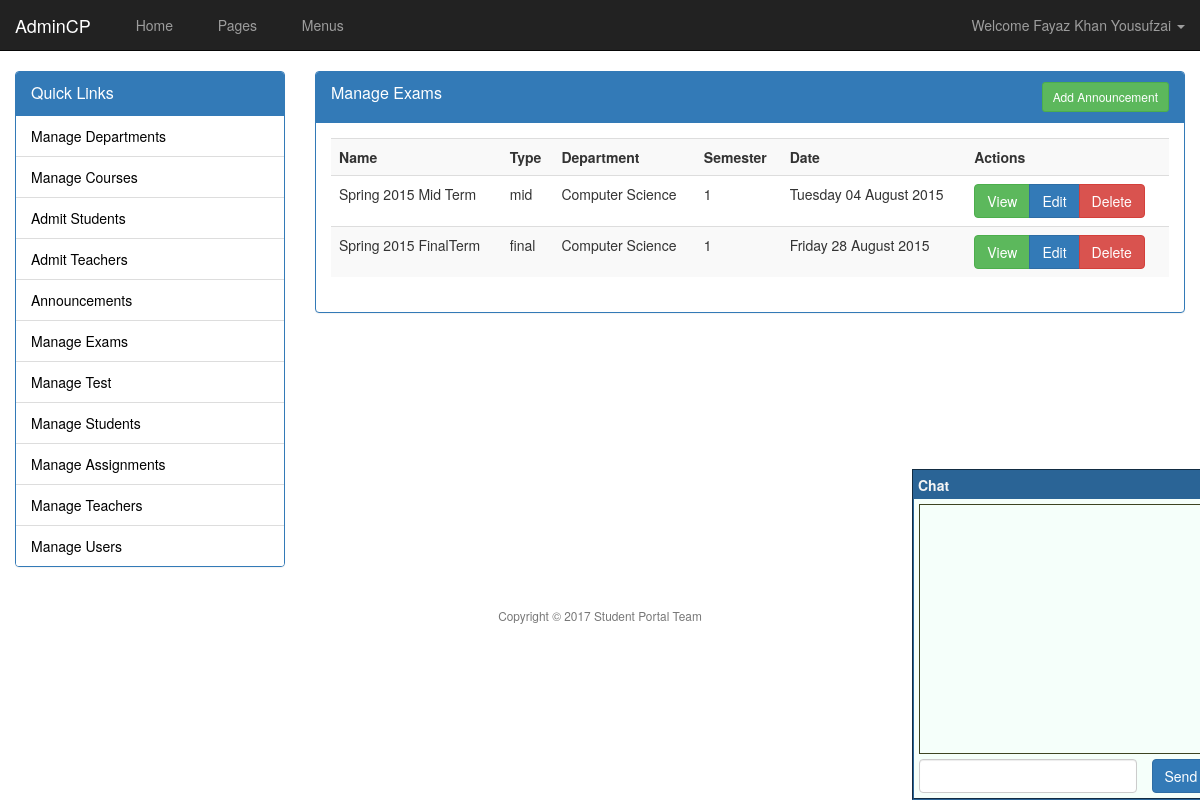
/admin/exams.php (signed in), run on the app's committed database.
### tables this page shows
CREATE TABLE `exams` (
  `exam_id` int(11) NOT NULL,
  `exam_name` varchar(100) NOT NULL,
  `exam_type` varchar(20) NOT NULL,
  `exam_department` int(11) NOT NULL,
  `exam_semester` int(11) NOT NULL,
  `exam_date` date NOT NULL
);

CREATE TABLE `departments` (
  `department_id` int(11) NOT NULL,
  `department_name` varchar(64) NOT NULL,
  `department_semester` int(2) NOT NULL,
  `department_contact` varchar(20) NOT NULL
);

### inc/database.php (called while the page is built, shortened)
<?php
class Database {
    public static $options = array();
    protected $con;
    protected $rs;
    public function __construct() {
        if (empty(self::$options)) {
            self::$options = array(
                PDO::ATTR_PERSISTENT => true,
                PDO::ATTR_ERRMODE => PDO::ERRMODE_EXCEPTION,
                PDO::MYSQL_ATTR_INIT_COMMAND => "SET NAMES utf8"
            );
        }
        try {
            $dsn = 'mysql:host=' . DB_HOST . ';dbname=' . DB_NAME;
            $this->con = new PDO($dsn, DB_USER, DB_PASS, self::$options);
        } catch (PDOException $e) {
            throw $e;
        }
    }
    public function query($stmt, $args = NULL) {
        $output = FALSE;
        try {
            $qprm = (!is_null($args) && !is_array($args)) ? array($args) : $args;
            $this->rs = $this->con->prepare($stmt);
            if (is_null($qprm)) {
                $this->rs->execute();
            } else {
                $this->rs->execute($qprm);
            }
            $output = $this;
        } catch (PDOException $e) {
            throw $e;
        }
        return $output;
    }
    public function fetchObject() {
        return $this->rs->fetch(PDO::FETCH_OBJ);
    }
}

### admin/exams.php (the view)
<?php require 'header.php' ?>
<?php
$db = new Database();
if (isset($_GET["action"])) {
    $a = cleanString($_GET["action"]);
    if ($a === "add") {
        ?>
        <div class="panel panel-primary">
            <div class="panel-heading">
                <div class="panel-title">
                    Add Exam
                </div>
            </div>
            <div class="panel-body">
                <?php
                if (isset($_POST["publish"])) {
                    $name = cleanString($_POST["name"]);
                    $type = cleanString($_POST["type"]);
                    $department = cleanString($_POST["department"]);
                    $semester = cleanString($_POST["semester"]);
                    $date = cleanString($_POST["date"]);
                    if (empty($name) || empty($date)) {
                        msgBox("error", "Please provide all fields");
                    } else {
                        try {
                            $date = date("Y-m-d", strtotime($date));
                            $stmt = "INSERT INTO exams VALUES(null,?,?,?,?,?)";
                            $args = array($name, $type, $department, $semester, $date);
                            $db->runQuery($stmt, $args);
                            $exam_id = $db->lastInsertId();
                            $db->query("SELECT * FROM admission WHERE admit_type = 'student' AND department_id = ? AND semester_id = ?", array($department, $semester));
                            $rdb = new Database();
                            while ($r = $db->fetchObject()) {
                                $student_id = $r->user_id;
                                $courses = getCourses($department, $semester);
                                foreach ($courses as $course) {
                                    $stmt = "INSERT INTO exam_result VALUES(null,?,?,?,?,?)";
                                    $args = [$exam_id, $student_id, $course, 0, 0];
                                    $rdb->runQuery($stmt, $args);
                                    $credit_hours = $db->queryValues("SELECT SUM(course_hours) as ch FROM courses WHERE course_department = ? AND course_semester = ?", "ch", array($department, $semester))->ch;
                                }
                                $rdb->runQuery("INSERT INTO gpa VALUES(null,?,?,0,?)", array($student_id, $exam_id, $credit_hours));
                            }
                            msgBox("ok", "Exam Published");
                        } catch (PDOException $e) {
                            msgBox("error", $e->getMessage());
                        }
                    }
                }
                ?>
                <form method="post" action="exams.php?action=add">
                    <div class="form-group">
                        <label>Name</label>
                        <input type="text" name="name" class="form-control" required="" />
                    </div>
                    <div class="form-group">
                        <label>Type</label>
                        <select name="type" class="form-control">
                            <option value="mid">Mid Term</option>
                            <option value="final">Final Term</option>
                        </select>
                    </div>
                    <div class="form-group">
                        <label>Department</label>
                        <select name="department" class="form-control">
                            <?php echo list_departments(); ?>
                        </select>
                    </div>
                    <div class="form-group">
                        <label>Semester</label>
                        <select name="semester" class="form-control">
                            <?php echo list_semesters(); ?>
                        </select>
                    </div>
                    <div class="form-group">
                        <label>Date</label>
                        <input type="date" name="date" class="form-control" required="" />
                    </div>
                    <input type="submit" name="publish" value="Publish" class="btn btn-primary" />
                </form>
            </div>
        </div>
        <?php
    } else if ($a === "edit") {
        if (isset($_GET["id"])) {
            $id = intval(cleanString($_GET["id"]));
            ?>
            <div class="panel panel-primary">
                <div class="panel-heading">
                    <div class="panel-title">
                        Edit Exam
                    </div>
                </div>
                <div class="panel-body">
                    <?php
                    if (isset($_POST["publish"])) {
                        $name = cleanString($_POST["name"]);
                        $type = cleanString($_POST["type"]);
                        $department = cleanString($_POST["department"]);
                        $semester = cleanString($_POST["semester"]);
                        $date = cleanString($_POST["date"]);
                        if (empty($name) || empty($date)) {
                            msgBox("error", "Please provide all fields");
                        } else {
                            try {
                                $date = date("Y-m-d", strtotime($date));
                                $stmt = "UPDATE exams SET exam_name = ?, exam_type = ?,"
                                        . "exam_department = ?,exam_semester = ?,"
                                        . "exam_date = ? WHERE exam_id = ?";
                                $args = array($name, $type, $department, $semester, $date, $id);
                                $db->runQuery($stmt, $args);
                                msgBox("ok", "Exam Updated");
                            } catch (PDOException $e) {
                                msgBox("error", $e->getMessage());
                            }
                        }
                    }
                    $db->query("SELECT * FROM exams WHERE exam_id = ?", array($id));
                    $r = $db->fetchObject();
                    ?>
                    <form method="post" action="<?php echo $_SERVER['REQUEST_URI'] ?>">
                        <div class="form-group">
                            <label>Name</label>
                            <input type="text" name="name" value="<?php echo $r->exam_name ?>" class="form-control" required="" />
                        </div>
                        <div class="form-group">
                            <label>Type</label>
                            <select name="type" class="form-control">
                                <?php
                                $mid = ($r->exam_type === "mid") ? "selected=''" : "";
                                $final = ($r->exam_type === "final") ? "selected=''" : "";
                                ?>
                                <option value="mid" <?php echo $mid ?>>Mid Term</option>
                                <option value="final" <?php echo $final ?>>Final Term</option>
                            </select>
                        </div>
                        <div class="form-group">
                            <label>Department</label>
                            <select name="department" class="form-control">
                                <?php echo list_departments($r->exam_department); ?>
                            </select>
                        </div>
                        <div class="form-group">
                            <label>Semester</label>
                            <select name="semester" class="form-control">
                                <?php echo list_semesters($r->exam_semester); ?>
                            </select>
                        </div>
                        <div class="form-group">
                            <label>Date</label>
                            <input type="date" name="date" value="<?php echo $r->exam_date ?>" class="form-control" required="" />
                        </div>
                        <input type="submit" name="publish" value="Update" class="btn btn-primary" />
                    </form>
                </div>
            </div>
            <?php
        }
    } else if ($a === "delete") {
        if (isset($_GET["id"])) {
            $id = intval(cleanString($_GET["id"]));
            try {
                $db->runQuery("DELETE FROM exams WHERE exam_id = ?", array($id));
                msgBox("ok", "Exam Deleted");
                header("refresh:1;url=exams.php");
            } catch (PDOException $e) {
                msgBox("erorr", $e->getMessage());
                header("refresh:3;url=exams.php");
            }
        }
    } else {
        echo "Nothing to do";
    }
} else {
    ?>
    <div class="panel panel-primary">
        <div class="panel-heading">
            <div class="panel-title">
                Manage Exams
                <div class="pull-right">
                    <a href="exams.php?action=add" class="btn btn-sm btn-success">Add Announcement</a>
                </div>
                <div class="clearfix"></div>
            </div>
        </div>
        <div class="panel-body">
            <table class="table table-striped table-hover">
                <tr>
                    <th>Name</th>
                    <th>Type</th>
                    <th>Department</th>
                    <th>Semester</th>
                    <th>Date</th>
                    <th>Actions</th>
                </tr>
                <?php
                try {
                    $db->query("SELECT * FROM exams");
                    $cdb = new Database();
                    while ($r = $db->fetchObject()) {
                        $cdb->query("SELECT department_name FROM departments WHERE department_id = ?", array($r->exam_department));
                        $course = $cdb->fetchObject()->department_name;
                        echo "
                            <tr>
                                <td>$r->exam_name</td>
                                <td>$r->exam_type</td>
                                <td>$course</td>
                                <td>$r->exam_semester</td>
                                <td>" . date("l d F Y", strtotime($r->exam_date)) . "</td>
                                <td>
                                    <div class='btn-group'>
                                        <a href='exam-result.php?exam_id=$r->exam_id' class='btn btn-success'>View</a>
                                        <a href='exams.php?action=edit&amp;id=$r->exam_id' class='btn btn-primary'>Edit</a>
                                        <a href='exams.php?action=delete&amp;id=$r->exam_id' class='btn btn-danger'>Delete</a>
                                    </div>
                                </td>
                            </tr>
                        ";
                    }
                } catch (PDOException $e) {
                    msgBox("error", $e->getMessage());
                }
                ?>
            </table>
        </div>
    </div>
    <?php
}
?>
<?php require 'footer.php' ?>

### content/assets/admin-theme/css/style.css (style rules this page uses)
@media (min-width: 786px) { .admin-body { background: url('../background.jpg') no-repeat fixed center center } }

### data on the page
exams: exam_name "Spring 2015 Mid Term", exam_type "mid", departments.department_name "Computer Science", exam_semester "1", exam_date "Tuesday 04 August 2015"
exams: exam_name "Spring 2015 FinalTerm", exam_type "final", departments.department_name "Computer Science", exam_semester "1", exam_date "Friday 28 August 2015"

### other printed values
$_SESSION["user_name"] "Fayaz Khan Yousufzai"
